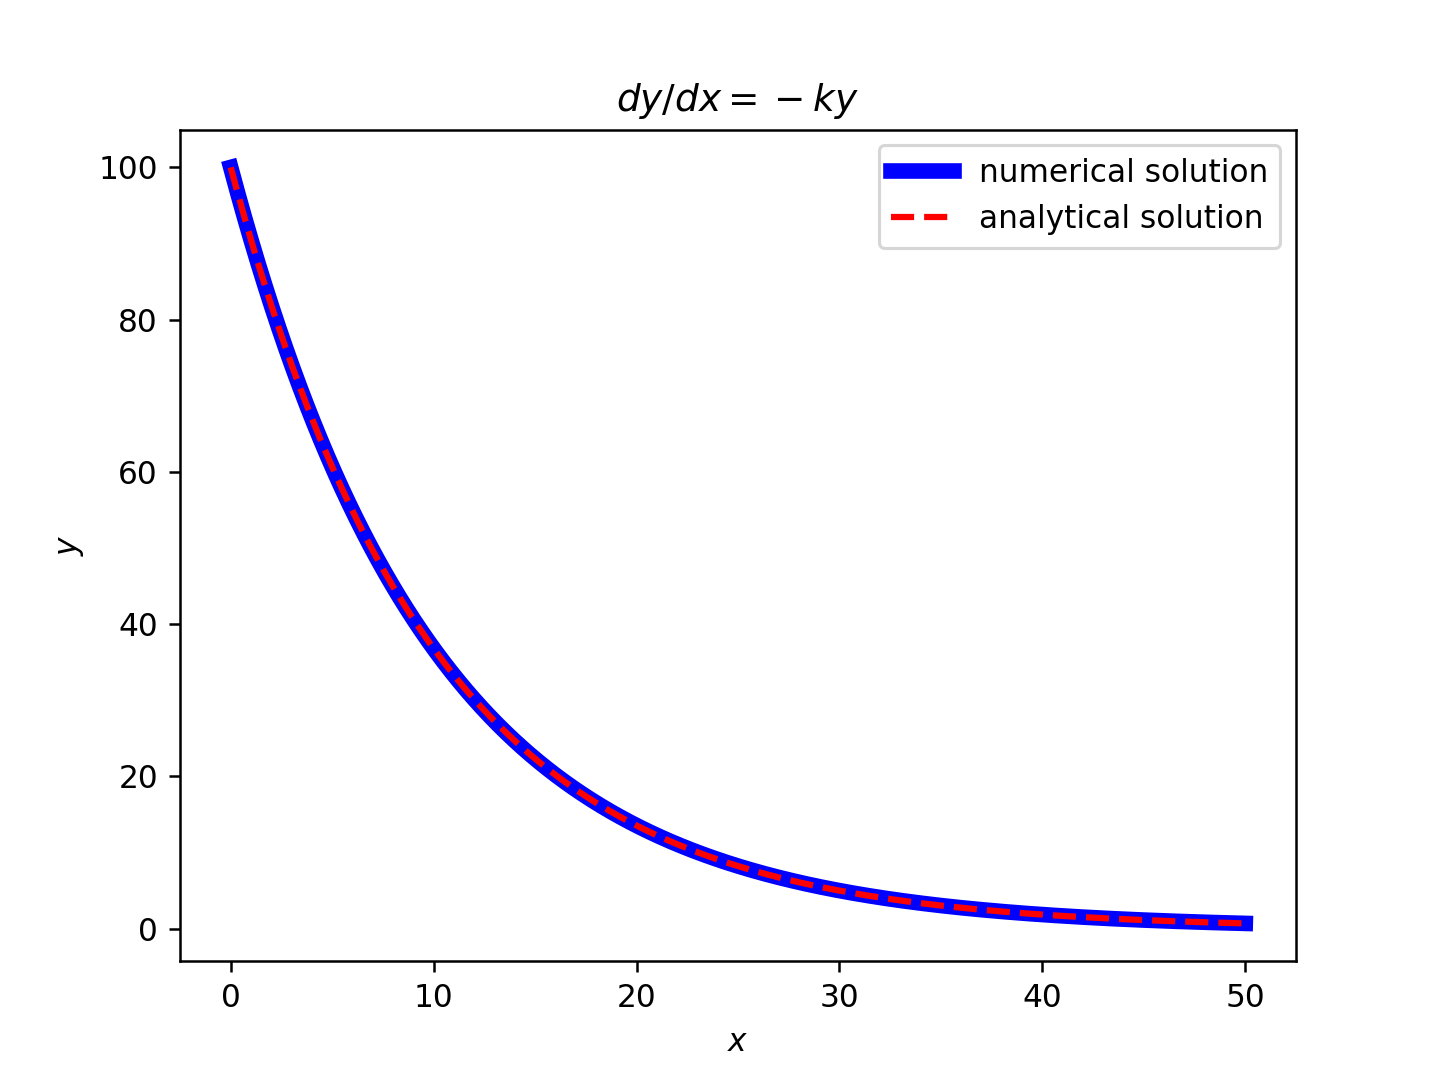

The script that saved this image:
#!/usr/pkg/bin/python3.9

#
# Time-stamp: <2022/05/02 23:08:49 (CST) daisuke>
#

# importing numpy module
import numpy

# importing scipy module
import scipy.integrate

# importing matplotlib module
import matplotlib.figure
import matplotlib.backends.backend_agg

# coefficient
k = 0.1

# initial condition
y_0 = 100.0

# equation to solve
def dydx (t, y):
    # dy/dx = -ky
    dy = -k * y
    # returning value
    return dy

output_x = numpy.linspace (0.0, 50.0, 5001)

# solving differential equation using Runge-Kutta method
sol = scipy.integrate.solve_ivp (dydx, [0.0, 50.0], [y_0], \
                                 dense_output=True, t_eval=output_x, \
                                 rtol=10**-6, atol=10**-9)

# x and y
list_x = sol.t
list_y = sol.y[0]

# printing results
for i in range ( len (sol.t) ):
    print ("%g %g" % (list_x[i], list_y[i]) )

# analytical solution
ana_x = output_x
ana_y = 100.0 * numpy.exp (-0.1 * ana_x)
    
# making objects "fig" and "ax"
fig = matplotlib.figure.Figure ()
matplotlib.backends.backend_agg.FigureCanvasAgg (fig)
ax = fig.add_subplot (111)

# axes
ax.set_title (r'$dy/dx = -ky$')
ax.set_xlabel (r'$x$')
ax.set_ylabel (r'$y$')

# plotting data
ax.plot (list_x, list_y, 'b-', label='numerical solution', linewidth=5)
ax.plot (ana_x, ana_y, 'r--', label='analytical solution', linewidth=2)
ax.legend ()

# writing figure to file
fig.savefig ('simple.png', dpi=225)
